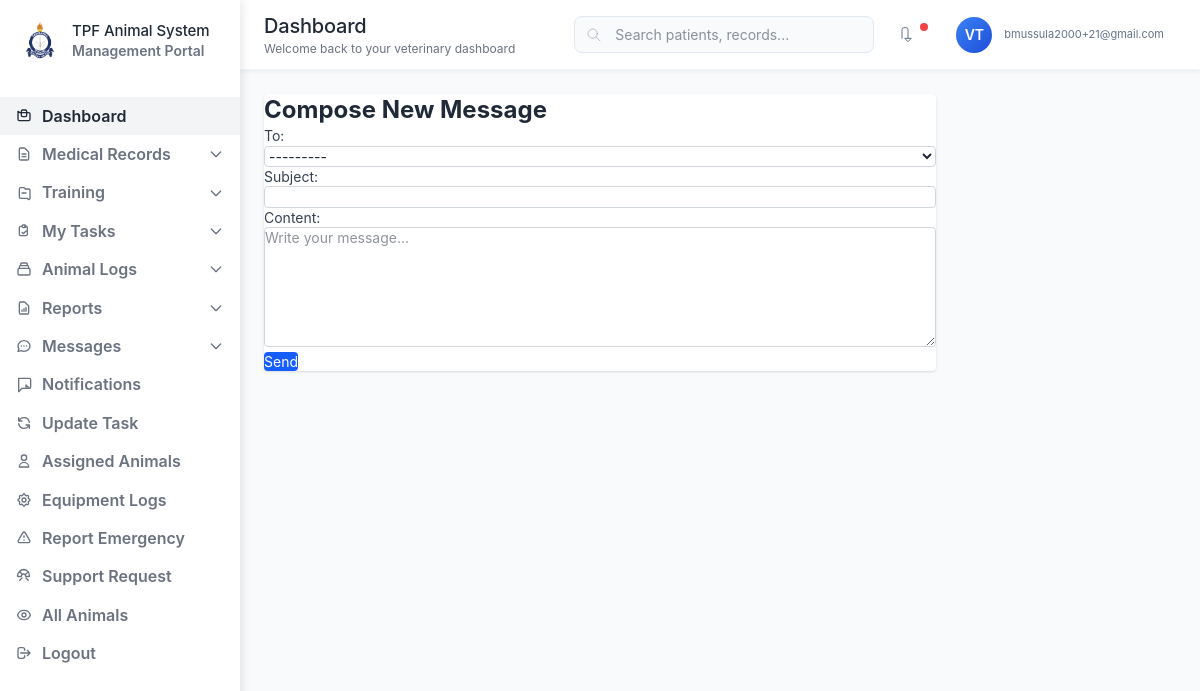
Page /dashboard/vet/Tps_Moshi/messages/compose/ (signed in) on the committed database.
### accounts/models.py (models this page shows)
class CustomUser(AbstractUser):
    email = models.EmailField(unique=True)
    role = models.CharField(max_length=30, choices=ROLES)
    branch = models.ForeignKey('core.Branch', on_delete=models.SET_NULL, null=True, blank=True)
    def __str__(self):
        return self.username

### veterinarian_dashboard/views.py (the view)
# urls.py: path('messages/compose/', views.compose_message, name='compose_message'),
@login_required
def compose_message(request, branch):
    if request.method == 'POST':
        form = MessageForm(request.POST)
        if form.is_valid():
            new_message = form.save(commit=False)
            new_message.sender = request.user
            new_message.branch = request.user.branch
            new_message.save()
            return redirect('inbox', branch=branch)
    else:
        form = MessageForm()
    return render(request, 'veterinarian_dashboard/messages_compose.html', {'form': form, 'branch': branch})

### core/forms.py
class MessageForm(forms.ModelForm):
    class Meta:
        model = Message
        fields = ['receiver', 'subject', 'content']
        widgets = {
            'content': forms.Textarea(attrs={'rows': 6, 'placeholder': 'Write your message...'}),
        }
    def __init__(self, *args, **kwargs):
        user = kwargs.pop('user', None)
        super().__init__(*args, **kwargs)
        if user and user.branch:
            self.fields['receiver'].queryset = CustomUser.objects.filter(
                branch=user.branch
            ).exclude(id=user.id)

### templates/veterinarian_dashboard/messages_compose.html (shortened to what this page needs)
{% extends "veterinarian_dashboard/base_dashboard.html" %}
{% load widget_tweaks %}
{% block content %}
<div class="max-w-2xl mx-auto bg-white p-6 rounded shadow">
  <h2 class="text-2xl font-bold mb-6">Compose New Message</h2>
  <form method="post" class="space-y-4">
    <div>
      <label class="block text-gray-700 mb-1" for="id_receiver">To:</label>
      {{ form.receiver|add_class:"w-full border border-gray-300 rounded px-3 py-2 focus:outline-none focus:ring-2 focus:ring-blue-400" }}
    </div>
    <div>
      <label class="block text-gray-700 mb-1" for="id_subject">Subject:</label>
      {{ form.subject|add_class:"w-full border border-gray-300 rounded px-3 py-2 focus:outline-none focus:ring-2 focus:ring-blue-400" }}
    </div>
    <div>
      <label class="block text-gray-700 mb-1" for="id_content">Content:</label>
      {{ form.content|add_class:"w-full border border-gray-300 rounded px-3 py-2 h-32 focus:outline-none focus:ring-2 focus:ring-blue-400" }}
    </div>
    <button type="submit" class="bg-blue-600 text-white px-5 py-2 rounded hover:bg-blue-700">
      Send
    </button>
  </form>
</div>
{% endblock %}

### templates/veterinarian_dashboard/base_dashboard.html (shortened to what this page needs)
{% load static %}
<!DOCTYPE html>
<html lang="en">
<head>
  <link href="{% static 'css/dist/styles.css' %}" rel="stylesheet" />
</head>
<body>
<aside id="sidebar" class="sidebar">
  <div class="sidebar-logo flex items-center space-x-3">
    <img src="{% static 'images/tanzania-police-logo.png' %}" alt="Logo" class="w-10 h-10 object-contain" />
    <div>
      <div class="logo-text">TPF Animal System</div>
      <div class="logo-subtitle">Management Portal</div>
    </div>
  </div>
  <nav class="sidebar-nav">
    <a href="{% url 'vet_dashboard' branch=branch %}" class="nav-item {% block dashboard_active %}active{% endblock %}">
      Dashboard
    </a>
    <div class="nav-dropdown">
      <button class="nav-item" onclick="toggleDropdown(this)" aria-expanded="false">
        <svg class="nav-item-icon" fill="none" stroke="currentColor" viewBox="0 0 24 24" aria-hidden="true">
          <path stroke-linecap="round" stroke-linejoin="round" stroke-width="2" d="M9 12h6m-6 4h6m2 5H7a2 2 0 01-2-2V5a2 2 0 012-2h5.586a1 1 0 01.707.293l5.414 5.414a1 1 0 01.293.707V19a2 2 0 01-2 2z"/>
        </svg>
        Medical Records
        <svg class="dropdown-arrow" fill="none" stroke="currentColor" viewBox="0 0 24 24" aria-hidden="true">
          <path stroke-linecap="round" stroke-linejoin="round" stroke-width="2" d="M19 9l-7 7-7-7"/>
        </svg>
      </button>
    </div>
<div class="nav-dropdown">
  <button class="nav-item" onclick="toggleDropdown(this)" aria-expanded="false">
    <svg class="nav-item-icon" fill="none" stroke="currentColor" viewBox="0 0 24 24" aria-hidden="true">
      <path stroke-linecap="round" stroke-linejoin="round" stroke-width="2"
            d="M9 12h6m2 8H7a2 2 0 01-2-2V6a2 2 0 012-2h5l2 2h5a2 2 0 012 2v12a2 2 0 01-2 2z"/>
    </svg>
    Training
    <svg class="dropdown-arrow" fill="none" stroke="currentColor" viewBox="0 0 24 24" aria-hidden="true">
      <path stroke-linecap="round" stroke-linejoin="round" stroke-width="2" d="M19 9l-7 7-7-7"/>
    </svg>
  </button>
</div>
    <div class="nav-dropdown">
      <button class="nav-item" onclick="toggleDropdown(this)" aria-expanded="false">
        My Tasks
        <svg class="dropdown-arrow" fill="none" stroke="currentColor" viewBox="0 0 24 24" aria-hidden="true">
          <path stroke-linecap="round" stroke-linejoin="round" stroke-width="2" d="M19 9l-7 7-7-7"/>
        </svg>
      </button>
    </div>
    <div class="nav-dropdown">
      <button class="nav-item" onclick="toggleDropdown(this)" aria-expanded="false">
        Animal Logs
        <svg class="dropdown-arrow" fill="none" stroke="currentColor" viewBox="0 0 24 24" aria-hidden="true">
          <path stroke-linecap="round" stroke-linejoin="round" stroke-width="2" d="M19 9l-7 7-7-7"/>
        </svg>
      </button>
    </div>
    <div class="nav-dropdown">
      <button class="nav-item" onclick="toggleDropdown(this)" aria-expanded="false">
        <svg class="nav-item-icon" fill="none" stroke="currentColor" viewBox="0 0 24 24" aria-hidden="true">
          <path stroke-linecap="round" stroke-linejoin="round" stroke-width="2" d="M9 17v-2m3 2v-4m3 4v-6m2 10H7a2 2 0 01-2-2V5a2 2 0 012-2h5.586a1 1 0 01.707.293l5.414 5.414a1 1 0 01.293.707V19a2 2 0 01-2 2z"/>
        </svg>
        Reports
        <svg class="dropdown-arrow" fill="none" stroke="currentColor" viewBox="0 0 24 24" aria-hidden="true">
          <path stroke-linecap="round" stroke-linejoin="round" stroke-width="2" d="M19 9l-7 7-7-7"/>
        </svg>
      </button>
    </div>
    <div class="nav-dropdown">
      <button class="nav-item" onclick="toggleDropdown(this)" aria-expanded="false">
        Messages
        <svg class="dropdown-arrow" fill="none" stroke="currentColor" viewBox="0 0 24 24" aria-hidden="true">
          <path stroke-linecap="round" stroke-linejoin="round" stroke-width="2" d="M19 9l-7 7-7-7"/>
        </svg>
      </button>
    </div>
    <a href="{% url 'notifications' branch=branch %}" class="nav-item">
      <svg class="nav-item-icon" fill="none" stroke="currentColor" viewBox="0 0 24 24" aria-hidden="true">
        <path stroke-linecap="round" stroke-linejoin="round" stroke-width="2" d="M15 17h5l-5-5v5zM4 2v20l5-5h11a2 2 0 002-2V4a2 2 0 00-2-2H4z"/>
      </svg>
      Notifications
    </a>
    <a href="{% url 'update_task' branch=branch %}" class="nav-item">
      <svg class="nav-item-icon" fill="none" stroke="currentColor" viewBox="0 0 24 24" aria-hidden="true">
        <path stroke-linecap="round" stroke-linejoin="round" stroke-width="2" d="M4 4v5h.582m15.356 2A8.001 8.001 0 004.582 9m0 0H9m11 11v-5h-.581m0 0a8.003 8.003 0 01-15.357-2m15.357 2H15"/>
      </svg>
      Update Task
    </a>
    <a href="{% url 'animal_list' branch=branch %}" class="nav-item">
      <svg class="nav-item-icon" fill="none" stroke="currentColor" viewBox="0 0 24 24" aria-hidden="true">
        <path stroke-linecap="round" stroke-linejoin="round" stroke-width="2" d="M16 7a4 4 0 11-8 0 4 4 0 018 0zM12 14a7 7 0 00-7 7h14a7 7 0 00-7-7z"/>
      </svg>
      Assigned Animals
    </a>
    <a href="{% url 'equipment_logs' branch=branch %}" class="nav-item">
      Equipment Logs
    </a>
    <a href="{% url 'report_emergency' branch=branch %}" class="nav-item">
      <svg class="nav-item-icon" fill="none" stroke="currentColor" viewBox="0 0 24 24" aria-hidden="true">
        <path stroke-linecap="round" stroke-linejoin="round" stroke-width="2" d="M12 9v2m0 4h.01m-6.938 4h13.856c1.54 0 2.502-1.667 1.732-3L13.732 4c-.77-1.333-2.694-1.333-3.464 0L3.34 16c-.77 1.333.192 3 1.732 3z"/>
      </svg>
      Report Emergency
    </a>
    <a href="{% url 'support_request' branch=branch %}" class="nav-item">
      Support Request
    </a>
    <a href="{% url 'animal_list' branch=branch %}" class="nav-item">
      All Animals
    </a>
    <a href="{% url 'logout' %}" class="nav-item nav-item-logout">
      <svg class="nav-item-icon" fill="none" stroke="currentColor" viewBox="0 0 24 24" aria-hidden="true">
        <path stroke-linecap="round" stroke-linejoin="round" stroke-width="2" d="M17 16l4-4m0 0l-4-4m4 4H7m6 4v1a3 3 0 01-3 3H6a3 3 0 01-3-3V7a3 3 0 013-3h4a3 3 0 013 3v1"/>
      </svg>
      Logout
    </a>
  </nav>
</aside>
  <main class="main-content">
    <header class="top-header">
      <div class="header-left">
        <div>
          <h1 class="page-title">{% block page_header %}Dashboard{% endblock %}</h1>
          <p class="page-subtitle">{% block page_subtitle %}Welcome back to your veterinary dashboard{% endblock %}</p>
        </div>
      </div>
      <div class="header-right">
        <div class="search-box">
          <svg class="search-icon" fill="none" stroke="currentColor" viewBox="0 0 24 24" aria-hidden="true">
            <path stroke-linecap="round" stroke-linejoin="round" d="M21 21l-6-6m2-5a7 7 0 11-14 0 7 7 0 0114 0z"/>
          </svg>
          <input type="text" class="search-input" placeholder="Search patients, records..." />
        </div>
        <div class="header-actions">
          <button class="header-btn" aria-label="Notifications">
            <svg class="nav-item-icon" fill="none" stroke="currentColor" viewBox="0 0 24 24" aria-hidden="true">
              <path stroke-linecap="round" stroke-linejoin="round" d="M15 17h5l-5 5-5-5h5v-13a3 3 0 00-3-3H9a3 3 0 00-3 3v13"/>
            </svg>
            <span class="notification-badge"></span>
          </button>
          <div class="user-profile" aria-label="User profile">
            <div class="user-avatar">
              {{ request.user.first_name.0|default:'V' }}{{ request.user.last_name.0|default:'T' }}
            </div>
            <div class="user-info">
              <div class="user-email">{{ request.user.email }}</div>
            </div>
          </div>
        </div>
      </div>
    </header>
    <section class="content-area">
      {% block content %}{% endblock %}
    </section>
  </main>
</body>
</html>

### templates/veterinarian_dashboard/base_dashboard.html (style rules this page uses)
* { margin: 0; padding: 0; box-sizing: border-box; }
body { font-family: -apple-system, BlinkMacSystemFont, 'Inter', 'Segoe UI', Roboto, sans-serif; background: #f8fafc; color: #1f2937; font-size: 14px; line-height: 1.4; -webkit-font-smoothing: antialiased; -moz-osx-font-smoothing: grayscale; }
.sidebar { width: 240px; background: #fff; height: 100vh; position: fixed; left: 0; top: 0; z-index: 1000; overflow-y: auto; transition: transform .3s ease; box-shadow: 2px 0 10px rgba(0, 0, 0, 0.1); }
.sidebar-logo { padding: 20px; display: flex; align-items: center; gap: 12px; }
.logo-text { font-size: 15px; font-weight: 500; color: #1f2937; letter-spacing: -0.005em; }
.logo-subtitle { font-size: 14px; color: #6b7280; font-weight: 600; letter-spacing: 0; }
.sidebar-nav { padding: 16px 0; }
.nav-item { display: flex; align-items: center; padding: 8px 16px; color: #6b7280; text-decoration: none; transition: all .2s ease; width: 100%; background: none; border: none; cursor: pointer; font-size: 16px; font-weight: 600; letter-spacing: 0; }
.nav-item.active { background: #f3f4f6; color: #1f2937; border-right: none; }
.nav-item-icon { width: 16px; height: 16px; margin-right: 10px; stroke-width: 1.5; }
.nav-dropdown { position: relative; }
.dropdown-arrow { width: 16px; height: 16px; margin-left: auto; transition: transform .2s ease; }
.main-content { margin-left: 240px; min-height: 100vh; background: #f8fafc; }
.top-header { background: #fff; border-bottom: 1px solid #f1f5f9; padding: 0 24px; height: 70px; display: flex; align-items: center; justify-content: space-between; position: sticky; top: 0; z-index: 100; box-shadow: 0 2px 4px rgba(0, 0, 0, 0.05); }
.header-left { display: flex; align-items: center; gap: 16px; }
.page-title { font-size: 20px; font-weight: 500; color: #1f2937; letter-spacing: -0.01em; }
.page-subtitle { font-size: 12px; color: #6b7280; margin-top: 1px; font-weight: 400; letter-spacing: 0; }
.header-right { display: flex; align-items: center; gap: 16px; }
.search-box { position: relative; display: flex; align-items: center; }
.search-input { width: 300px; padding: 8px 12px 8px 40px; border: 1px solid #e2e8f0; border-radius: 8px; font-size: 14px; background: #f8fafc; transition: all .2s ease; }
.search-icon { position: absolute; left: 12px; width: 16px; height: 16px; color: #9ca3af; }
.header-actions { display: flex; align-items: center; gap: 12px; }
.header-btn { background: none; border: none; padding: 8px; border-radius: 8px; cursor: pointer; color: #64748b; position: relative; transition: all .2s; }
.notification-badge { position: absolute; top: 4px; right: 4px; width: 8px; height: 8px; background: #ef4444; border-radius: 50%; }
.user-profile { display: flex; align-items: center; gap: 12px; padding: 8px 12px; border-radius: 8px; cursor: pointer; transition: all .2s ease; }
.user-avatar { width: 36px; height: 36px; border-radius: 50%; background: linear-gradient(135deg, #3b82f6, #1d4ed8); display: flex; align-items: center; justify-content: center; color: #fff; font-weight: 600; font-size: 14px; }
.user-info { display: flex; flex-direction: column; }
.user-email { font-size: 11px; color: #64748b; font-weight: 400; }
.content-area { padding: 24px; }

### rows in the picture
CustomUser: user.first_name.0 "V", user.last_name.0 "T", user.email "bmussula2000+21@gmail.com"
